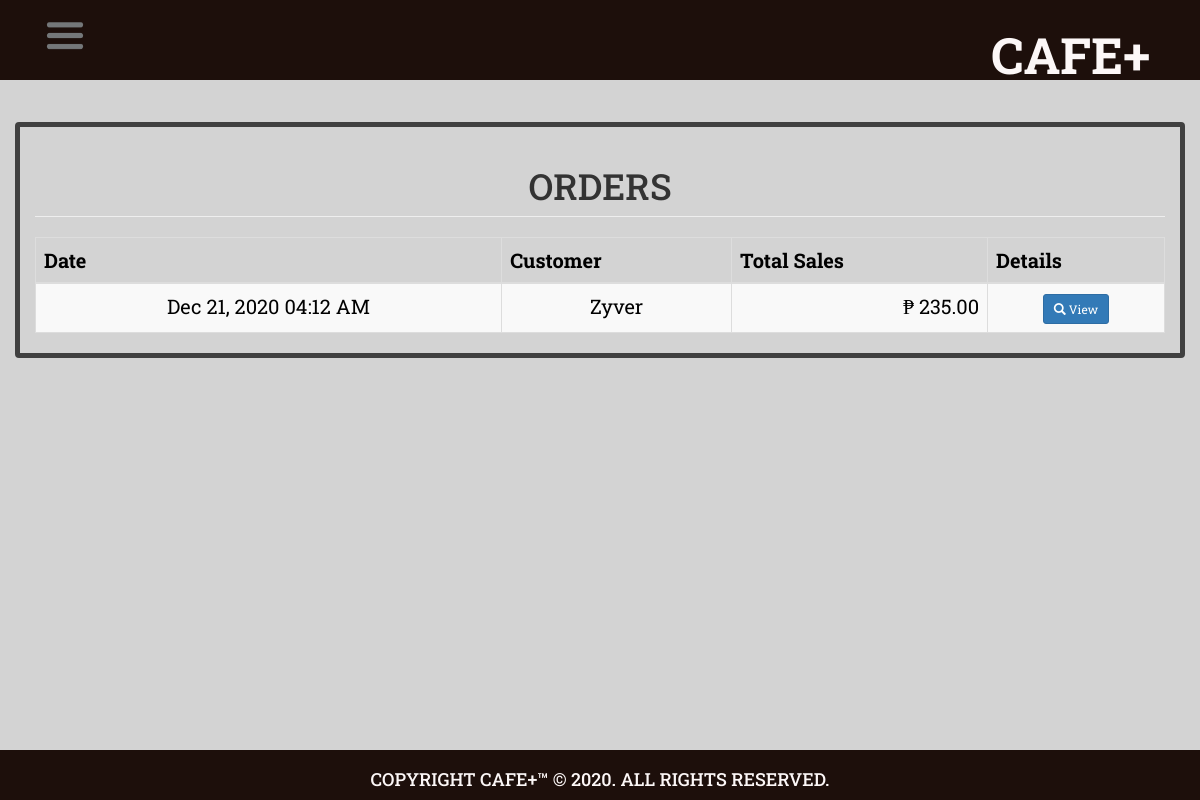
The page /sales.php on the database its author committed.
### tables this page shows
CREATE TABLE `purchase` (
  `purchaseid` int(11) NOT NULL,
  `customer` varchar(50) NOT NULL,
  `total` double NOT NULL,
  `date_purchase` datetime NOT NULL
);

### sales.php (the view, shortened to what this page needs)
<?php include('header.php'); ?>
<body>
<?php include('navbar.php'); ?>
<div class="container">
	<h1 class="page-header text-center">ORDERS</h1>
	<table class="table table-striped table-bordered">
		<thead>
			<th>Date</th>
			<th>Customer</th>
			<th>Total Sales</th>
			<th>Details</th>
		</thead>
		<tbody>
			<?php
				$sql="select * from purchase order by purchaseid desc";
				$query=$conn->query($sql);
				while($row=$query->fetch_array()){
					?>
					<tr>
						<td><?php echo date('M d, Y h:i A', strtotime($row['date_purchase'])) ?></td>
						<td><?php echo $row['customer']; ?></td>
						<td class="text-right">&#8369; <?php echo number_format($row['total'], 2); ?></td>
						<td><a href="#details<?php echo $row['purchaseid']; ?>" data-toggle="modal" class="btn btn-primary btn-sm"><span class="glyphicon glyphicon-search"></span> View </a>
						</td>
					</tr>
					<?php
				}
			?>
		</tbody>
	</table>
</div>
<div class="footer">
    <h4>COPYRIGHT CAFE+™ © 2020. ALL RIGHTS RESERVED. </h4>
  </div>
</body>
</html>

### css/index.css (style rules this page uses)
* { font-family: 'Roboto Slab', serif; margin: auto; padding: 0; box-sizing: border-box; }
body { background-color:#FFFFFF; }
.container { display: flex; flex-flow: column nowrap; align-content: flex-start; text-align: center; margin-top: 3em; width: 200%; height:200%; border:#404040 5px solid; border-radius: 4px; overflow: auto; margin-bottom: 3em; }
.footer { height: 50px; width: 100%; background-color: #1D0F0B; color: #FCF7F7; padding-top: 10px; text-align: center; bottom: 0; position: fixed; }

### header.php (style rules this page uses)
table { border-collapse: collapse; width: 90%; color: black; font-family: monospace;; font-size: 20px; text-align: center; }
body { background: #d3d3d3; }

### rows shown on the page
purchase: date_purchase "Dec 21, 2020 04:12 AM", customer "Zyver", total "235.00"
